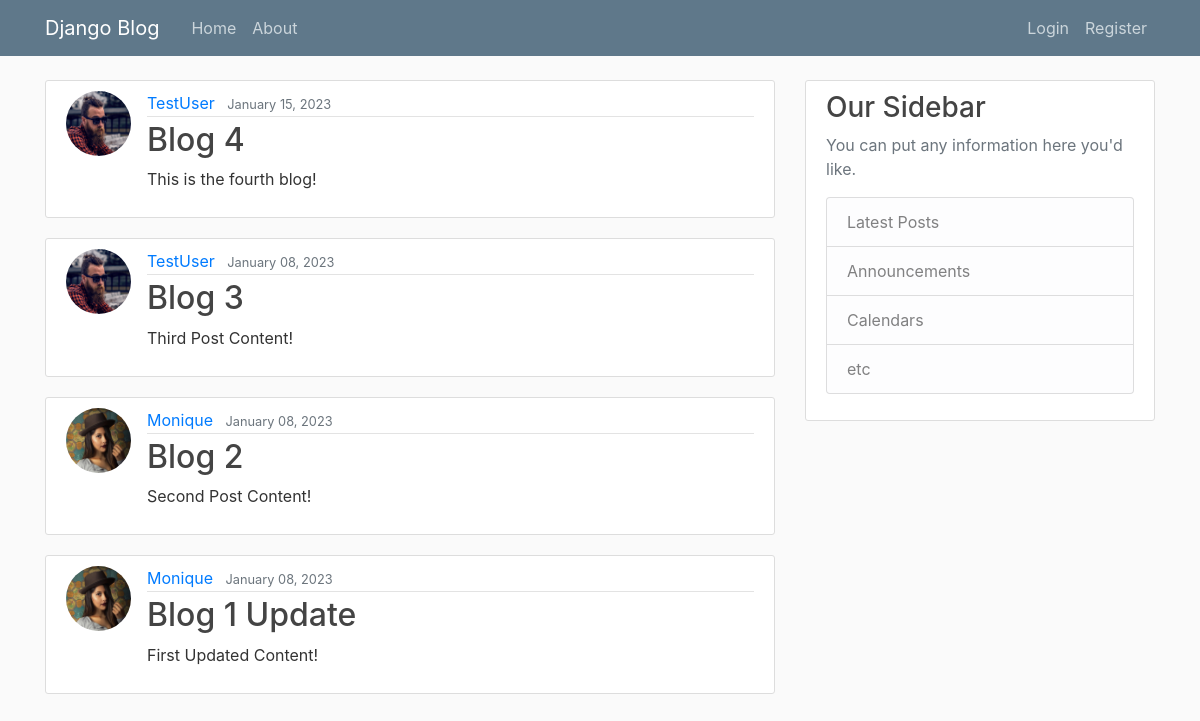
Before: / with the older database file.
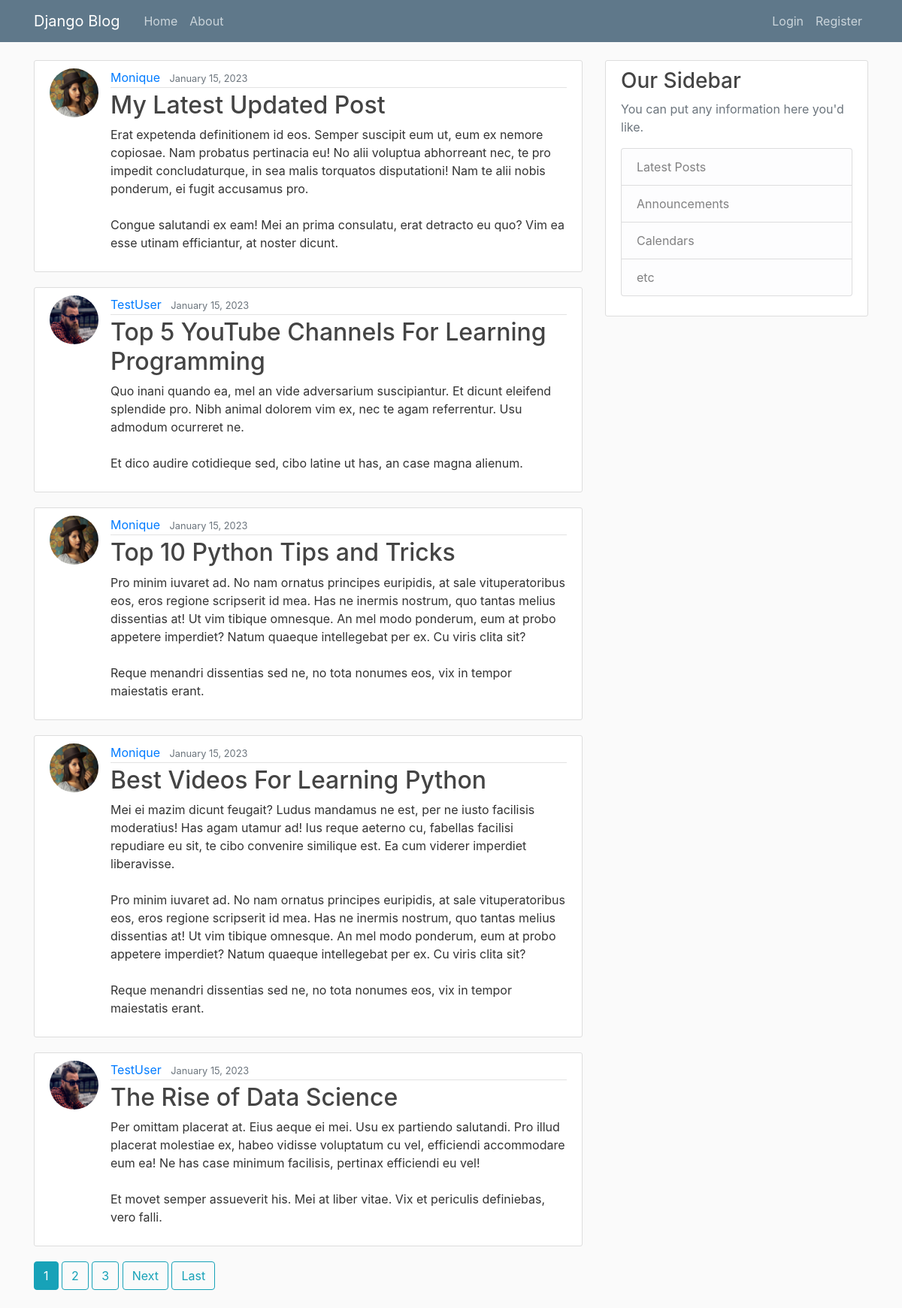
After: the same page with the newer database file.
### blog/models.py (models this page shows, shortened)
class Post(models.Model):
    title = models.CharField(max_length=100)
    content = models.TextField()
    date_posted = models.DateTimeField(default=timezone.now)
    author = models.ForeignKey(User, on_delete=models.CASCADE)

### users/models.py (models this page shows, shortened)
class Profile(models.Model):
    user = models.OneToOneField(User, on_delete=models.CASCADE)
    image = models.ImageField(default='default.jpg', upload_to='profile_pics')

### blog/views.py (the view)
# urls.py: path('', PostListView.as_view(), name='blog-home'),
class PostListView(ListView):
    model = Post
    template_name = 'blog/home.html'  # <app>/<model>_<viewtype>.html
    context_object_name = 'posts'
    ordering = ['-date_posted']
    paginate_by = 5

### blog/templates/blog/home.html (shortened to what this page needs)
{% extends "blog/base.html" %}
{% block content %}
    {% for post in posts %}
        <article class="media content-section">
            <img class="rounded-circle article-img" src="{{ post.author.profile.image.url }}"
            alt="Author's profile picture">
            <div class="media-body">
                <div class="article-metadata">
                    <a class="mr-2" href="#">{{ post.author }}</a>
                    <small class="text-muted">{{ post.date_posted|date:"F d, Y" }}</small>
                </div>
                <h2><a class="article-title" href="{% url 'post-detail' post.id %}">{{ post.title }}</a></h2>
                <p class="article-content">{{ post.content }}</p>
            </div>
        </article>
    {% endfor %}
    {% if is_paginated %}
        {% for num in page_obj.paginator.page_range %}
            {% if page_obj.number == num %}
                <a class="btn btn-info mb-4" href="?page={{ num }}">{{ num }}</a>
            {% elif num > page_obj.number|add:'-3' and num < page_obj.number|add:'3' %}
                <a class="btn btn-outline-info mb-4" href="?page={{ num }}">{{ num }}</a>
            {% endif %}
        {% endfor %}
        {% if page_obj.has_next %}
            <a class="btn btn-outline-info mb-4" href="?page={{ page_obj.next_page_number }}">Next</a>
            <a class="btn btn-outline-info mb-4" href="?page={{ page_obj.paginator.num_pages }}">Last</a>
        {% endif %}
    {% endif %}
{% endblock content %}

Changed rows visible on the page:
no longer on this page (row unchanged): Post: author.profile.image (picture), author "TestUser", date_posted "January 15, 2023", title "Blog 4", content "This is the fourth blog!"
no longer on this page (row unchanged): Post: author.profile.image (picture), author "TestUser", date_posted "January 08, 2023", title "Blog 3", content "Third Post Content!"
no longer on this page (row unchanged): Post: author.profile.image (picture), author "Monique", date_posted "January 08, 2023", title "Blog 2", content "Second Post Content!"
no longer on this page (row unchanged): Post: author.profile.image (picture), author "Monique", date_posted "January 08, 2023", title "Blog 1 Update", content "First Updated Content!"
added Post: author.profile.image (picture), author "Monique", date_posted "January 15, 2023", title "My Latest Updated Post", content "Erat expetenda definitionem id eos. Semper suscipit eum ut, eum ex nemore copiosae. Nam probatus pertinacia eu! No alii voluptua abhorreant nec, te pro impedit concludaturque, in sea malis torquatos disputationi! Nam te alii nobis ponderum, ei fugit accusamus pro. Congue salutandi ex eam! Mei an prima consulatu, erat detracto eu quo? Vim ea esse utinam efficiantur, at noster dicunt."
added Post: author.profile.image (picture), author "TestUser", date_posted "January 15, 2023", title "Top 5 YouTube Channels For Learning Programming", content "Quo inani quando ea, mel an vide adversarium suscipiantur. Et dicunt eleifend splendide pro. Nibh animal dolorem vim ex, nec te agam referrentur. Usu admodum ocurreret ne. Et dico audire cotidieque sed, cibo latine ut has, an case magna alienum."
added Post: author.profile.image (picture), author "Monique", date_posted "January 15, 2023", title "Top 10 Python Tips and Tricks", content "Pro minim iuvaret ad. No nam ornatus principes euripidis, at sale vituperatoribus eos, eros regione scripserit id mea. Has ne inermis nostrum, quo tantas melius dissentias at! Ut vim tibique omnesque. An mel modo ponderum, eum at probo appetere imperdiet? Natum quaeque intellegebat per ex. Cu viris clita sit? Reque menandri dissentias sed ne, no tota nonumes eos, vix in tempor maiestatis erant."
added Post: author.profile.image (picture), author "Monique", date_posted "January 15, 2023", title "Best Videos For Learning Python", content "Mei ei mazim dicunt feugait? Ludus mandamus ne est, per ne iusto facilisis moderatius! Has agam utamur ad! Ius reque aeterno cu, fabellas facilisi repudiare eu sit, te cibo convenire similique est. Ea cum viderer imperdiet liberavisse. Pro minim iuvaret ad. No nam ornatus principes euripidis, at sale vituperatoribus eos, eros regione scripserit id mea. Has ne inermis nostrum, quo tantas melius dissentias at! Ut vim tibique omnesque. An mel modo ponderum, eum at probo appetere imperdiet? Natum quaeque intellegebat per ex. Cu viris clita sit? Reque menandri dissentias sed ne, no tota nonumes eos, vix in tempor maiestatis erant."
added Post: author.profile.image (picture), author "TestUser", date_posted "January 15, 2023", title "The Rise of Data Science", content "Per omittam placerat at. Eius aeque ei mei. Usu ex partiendo salutandi. Pro illud placerat molestiae ex, habeo vidisse voluptatum cu vel, efficiendi accommodare eum ea! Ne has case minimum facilisis, pertinax efficiendi eu vel! Et movet semper assueverit his. Mei at liber vitae. Vix et periculis definiebas, vero falli."
Other visible differences:
new list line: "1"
new list line: "2"
new list line: "3"
text now shown: "Next Last"
